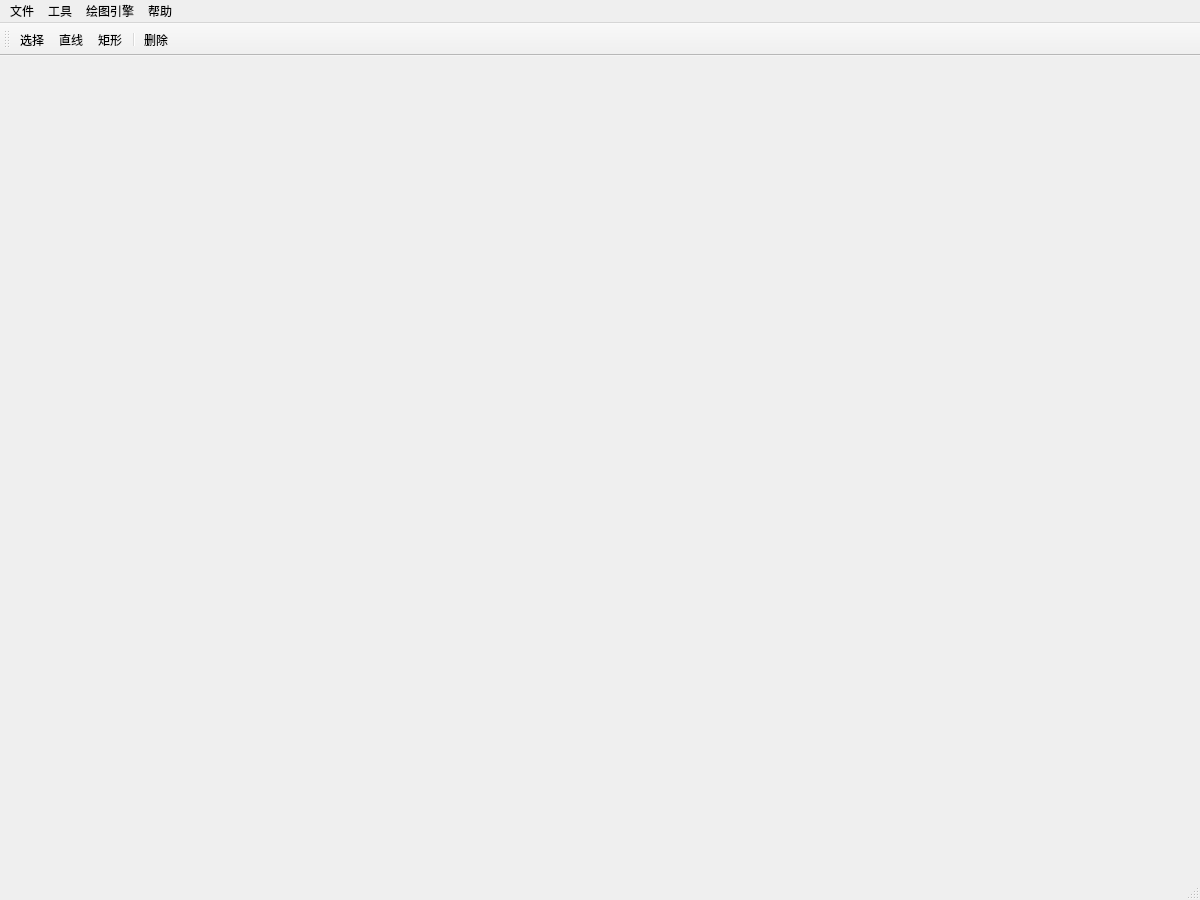
<?xml version="1.0" encoding="UTF-8"?>
<ui version="4.0">
 <class>MainWindow</class>
 <widget class="QMainWindow" name="MainWindow">
  <property name="geometry">
   <rect>
    <x>0</x>
    <y>0</y>
    <width>1200</width>
    <height>900</height>
   </rect>
  </property>
  <property name="windowTitle">
   <string>ManualCAD</string>
  </property>
  <property name="windowIcon">
   <iconset resource="resource.qrc">
    <normaloff>:/icons/Resource/M.png</normaloff>:/icons/Resource/M.png</iconset>
  </property>
  <widget class="QWidget" name="centralWidget"/>
  <widget class="QMenuBar" name="menuBar">
   <property name="geometry">
    <rect>
     <x>0</x>
     <y>0</y>
     <width>1200</width>
     <height>21</height>
    </rect>
   </property>
   <widget class="QMenu" name="menu1">
    <property name="title">
     <string>绘图引擎</string>
    </property>
    <addaction name="actionUseStupid"/>
    <addaction name="actionUseQtGui"/>
    <addaction name="actionUseOpenGL"/>
   </widget>
   <widget class="QMenu" name="menu">
    <property name="title">
     <string>文件</string>
    </property>
    <addaction name="action_save"/>
    <addaction name="action_save_as"/>
    <addaction name="action_read"/>
   </widget>
   <widget class="QMenu" name="menu_2">
    <property name="title">
     <string>帮助</string>
    </property>
    <addaction name="actionAbout"/>
    <addaction name="actionAboutQt"/>
   </widget>
   <widget class="QMenu" name="menu_3">
    <property name="title">
     <string>工具</string>
    </property>
    <addaction name="actionDelete"/>
    <addaction name="actionSelect"/>
    <addaction name="separator"/>
   </widget>
   <addaction name="menu"/>
   <addaction name="menu_3"/>
   <addaction name="menu1"/>
   <addaction name="menu_2"/>
  </widget>
  <widget class="QToolBar" name="mainToolBar">
   <attribute name="toolBarArea">
    <enum>TopToolBarArea</enum>
   </attribute>
   <attribute name="toolBarBreak">
    <bool>false</bool>
   </attribute>
   <addaction name="actionSelect"/>
   <addaction name="actionPlaceLine"/>
   <addaction name="actionPlaceRect"/>
   <addaction name="separator"/>
   <addaction name="actionDelete"/>
  </widget>
  <widget class="QStatusBar" name="statusBar"/>
  <action name="actionUseStupid">
   <property name="checkable">
    <bool>true</bool>
   </property>
   <property name="checked">
    <bool>true</bool>
   </property>
   <property name="text">
    <string>Stupid模式</string>
   </property>
  </action>
  <action name="actionUseQtGui">
   <property name="checkable">
    <bool>true</bool>
   </property>
   <property name="text">
    <string>Qt内嵌模式</string>
   </property>
  </action>
  <action name="actionUseOpenGL">
   <property name="checkable">
    <bool>true</bool>
   </property>
   <property name="text">
    <string>OpenGL模式</string>
   </property>
  </action>
  <action name="actionAbout">
   <property name="text">
    <string>关于</string>
   </property>
  </action>
  <action name="actionAboutQt">
   <property name="text">
    <string>关于Qt</string>
   </property>
  </action>
  <action name="actionPlaceLine">
   <property name="checkable">
    <bool>true</bool>
   </property>
   <property name="icon">
    <iconset resource="resource.qrc">
     <normaloff>:/icons/Resource/line.png</normaloff>:/icons/Resource/line.png</iconset>
   </property>
   <property name="text">
    <string>直线</string>
   </property>
  </action>
  <action name="actionPlaceRect">
   <property name="checkable">
    <bool>true</bool>
   </property>
   <property name="icon">
    <iconset resource="resource.qrc">
     <normaloff>:/icons/Resource/rectangle.png</normaloff>:/icons/Resource/rectangle.png</iconset>
   </property>
   <property name="text">
    <string>矩形</string>
   </property>
  </action>
  <action name="actionDelete">
   <property name="icon">
    <iconset resource="resource.qrc">
     <normaloff>:/icons/Resource/delete.png</normaloff>:/icons/Resource/delete.png</iconset>
   </property>
   <property name="text">
    <string>删除</string>
   </property>
  </action>
  <action name="actionSelect">
   <property name="checkable">
    <bool>true</bool>
   </property>
   <property name="icon">
    <iconset resource="resource.qrc">
     <normaloff>:/icons/Resource/select.png</normaloff>:/icons/Resource/select.png</iconset>
   </property>
   <property name="text">
    <string>选择</string>
   </property>
   <property name="toolTip">
    <string>选择</string>
   </property>
  </action>
  <action name="actionLineColor">
   <property name="text">
    <string>线条颜色</string>
   </property>
  </action>
  <action name="actionSelectedColor">
   <property name="text">
    <string>选中颜色</string>
   </property>
  </action>
  <action name="actionBackgroundColor">
   <property name="text">
    <string>背景色</string>
   </property>
  </action>
  <action name="actionhh">
   <property name="text">
    <string>电阻</string>
   </property>
  </action>
  <action name="action">
   <property name="text">
    <string>二极管</string>
   </property>
  </action>
  <action name="action_2">
   <property name="text">
    <string>三极管</string>
   </property>
  </action>
  <action name="action_3">
   <property name="text">
    <string>电容</string>
   </property>
  </action>
  <action name="action_4">
   <property name="text">
    <string>电感</string>
   </property>
  </action>
  <action name="action_save">
   <property name="text">
    <string>保存</string>
   </property>
  </action>
  <action name="action_read">
   <property name="text">
    <string>读取</string>
   </property>
  </action>
  <action name="action_save_as">
   <property name="text">
    <string>另存为</string>
   </property>
  </action>
 </widget>
 <layoutdefault spacing="6" margin="11"/>
 <resources>
  <include location="resource.qrc"/>
 </resources>
 <connections/>
</ui>
